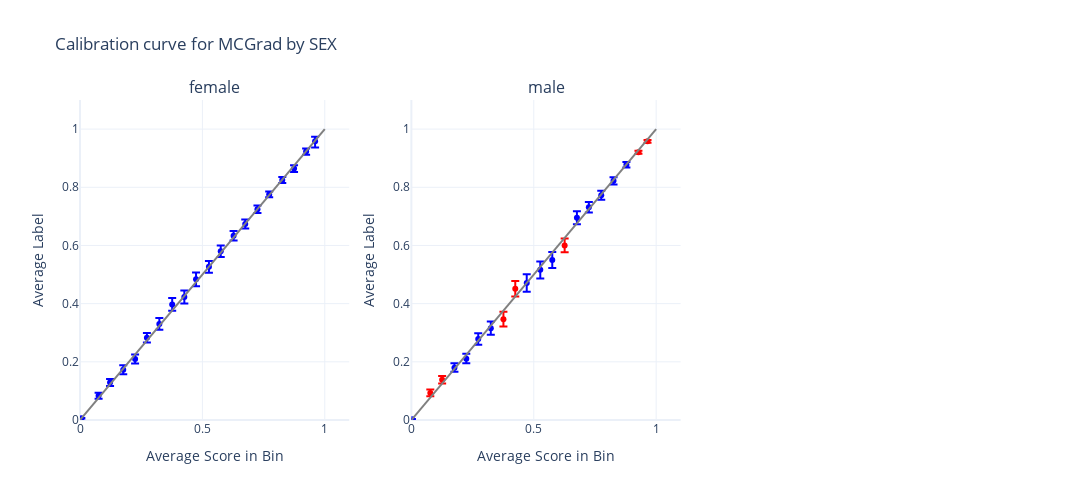

Notebook source saved alongside this figure:
### Markdown cell above
Before examining multicalibration across all segments, let's check calibration in the male and female segments:

### Code cell
plot_feature = "SEX"
plotting.plot_calibration_curve_by_segment(
    # Rename codes in place
    test_df.astype({plot_feature: 'object'}).replace({plot_feature: {1: 'male', 2: 'female'}}),
    group_var=plot_feature,
    score_col=MCGRAD_SCORE_COLUMN,
    label_col=LABEL_COLUMN,
    n_cols=3,
).update_layout(
    title=f"Calibration curve for MCGrad by {plot_feature}",
    width=2000,
    height=max(10.0, 500 * (np.ceil(len(test_df[plot_feature].unique()) / 3))),
)

### Figure 1 — Plotly figure (JSON) as saved in the notebook; plotly's stock layout.template omitted (floating-point values rounded to 4 significant figures)
{"data": [{"error_y": {"array": [0.001215, 0.01071, 0.01222, 0.01597, 0.01593, 0.01669, 0.02035, 0.02234, 0.02229, 0.0235, 0.01995, 0.01971, 0.01623, 0.01547, 0.01235, 0.009725, 0.01006, 0.01114, 0.01044, 0.01585], "arrayminus": [0.001056, 0.009854, 0.01152, 0.01514, 0.01529, 0.01626, 0.01988, 0.02203, 0.02206, 0.02345, 0.02087, 0.0199, 0.01646, 0.01576, 0.01262, 0.009954, 0.01041, 0.01175, 0.0115, 0.02153], "color": "blue", "type": "data", "visible": true}, "marker": {"color": "blue"}, "mode": "markers", "name": "female (calibrated)", "type": "scatter", "x": [0.005514, 0.07597, 0.1228, 0.1767, 0.2251, 0.2734, 0.3241, 0.3766, 0.4263, 0.4741, 0.5268, 0.575, 0.6275, 0.6751, 0.725, 0.7729, 0.8264, 0.8745, 0.9238, 0.9605], "xaxis": "x", "y": [0.00594, 0.08328, 0.1287, 0.1723, 0.2094, 0.2825, 0.3299, 0.3972, 0.4225, 0.4834, 0.5267, 0.5799, 0.6332, 0.6738, 0.7246, 0.7755, 0.8252, 0.8646, 0.9229, 0.9579], "yaxis": "y"}, {"error_y": {"array": [], "arrayminus": [], "color": "red", "type": "data", "visible": true}, "marker": {"color": "red"}, "mode": "markers", "name": "female (miscalibrated)", "type": "scatter", "x": [], "xaxis": "x", "y": [], "yaxis": "y"}, {"error_y": {"array": [0.000885, 0.01502, 0.01667, 0.01986, 0.02302, 0.03008, 0.02827, 0.02744, 0.02179, 0.01775, 0.0151, 0.01244, 0.009354], "arrayminus": [0.0007187, 0.01432, 0.01597, 0.01923, 0.02237, 0.02992, 0.03007, 0.02767, 0.02247, 0.01833, 0.01565, 0.01297, 0.009839], "color": "blue", "type": "data", "visible": true}, "marker": {"color": "blue"}, "mode": "markers", "name": "male (calibrated)", "type": "scatter", "x": [0.002324, 0.1759, 0.2243, 0.2731, 0.3245, 0.4713, 0.5266, 0.5756, 0.6763, 0.7251, 0.7757, 0.8258, 0.8785], "xaxis": "x2", "y": [0.002816, 0.1799, 0.2107, 0.278, 0.3154, 0.4707, 0.5168, 0.5498, 0.6954, 0.7315, 0.773, 0.8223, 0.8778], "yaxis": "y2"}, {"error_y": {"array": [0.01251, 0.01282, 0.02557, 0.0266, 0.02325, 0.005058, 0.004504], "arrayminus": [0.01148, 0.01278, 0.02492, 0.02639, 0.02359, 0.005288, 0.00488], "color": "red", "type": "data", "visible": true}, "marker": {"color": "red"}, "mode": "markers", "name": "male (miscalibrated)", "type": "scatter", "x": [0.07735, 0.1257, 0.3761, 0.4244, 0.6262, 0.9277, 0.9648], "xaxis": "x2", "y": [0.09274, 0.1386, 0.3462, 0.4511, 0.6002, 0.9204, 0.9583], "yaxis": "y2"}], "layout": {"annotations": [{"font": {"size": 16}, "showarrow": false, "text": "female", "x": 0.1444, "xanchor": "center", "xref": "paper", "y": 1, "yanchor": "bottom", "yref": "paper"}, {"font": {"size": 16}, "showarrow": false, "text": "male", "x": 0.5, "xanchor": "center", "xref": "paper", "y": 1, "yanchor": "bottom", "yref": "paper"}], "height": 500, "shapes": [{"line": {"color": "Grey", "width": 2}, "type": "line", "x0": 0, "x1": 1, "xref": "x", "y0": 0, "y1": 1, "yref": "y"}, {"line": {"color": "Grey", "width": 2}, "type": "line", "x0": 0, "x1": 1, "xref": "x2", "y0": 0, "y1": 1, "yref": "y2"}], "showlegend": false, "title": {"text": "Calibration curve for MCGrad by SEX"}, "width": 2000, "xaxis": {"anchor": "y", "domain": [0, 0.2889], "range": [0, 1.1], "title": {"text": "Average Score in Bin"}}, "xaxis2": {"anchor": "y2", "domain": [0.3556, 0.6444], "range": [0, 1.1], "title": {"text": "Average Score in Bin"}}, "xaxis3": {"anchor": "y3", "domain": [0.7111, 1], "range": [0, 1.1], "title": {"text": "Average Score in Bin"}}, "yaxis": {"anchor": "x", "domain": [0, 1], "range": [0, 1.1], "title": {"text": "Average Label"}}, "yaxis2": {"anchor": "x2", "domain": [0, 1], "range": [0, 1.1], "title": {"text": "Average Label"}}, "yaxis3": {"anchor": "x3", "domain": [0, 1], "range": [0, 1.1], "title": {"text": "Average Label"}}}}
